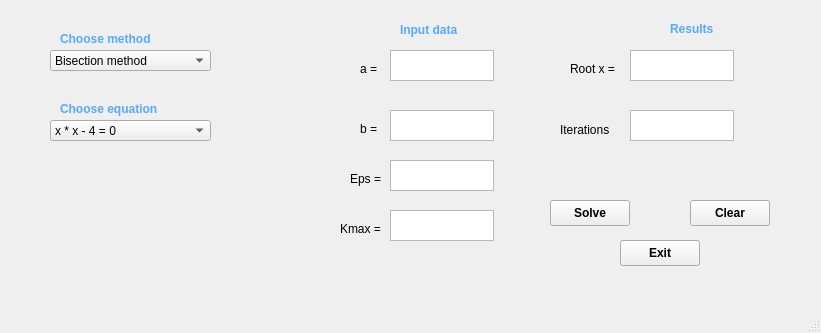
<?xml version="1.0" encoding="UTF-8"?>
<ui version="4.0">
 <class>MainWindow</class>
 <widget class="QMainWindow" name="MainWindow">
  <property name="geometry">
   <rect>
    <x>0</x>
    <y>0</y>
    <width>821</width>
    <height>333</height>
   </rect>
  </property>
  <property name="windowTitle">
   <string>MainWindow</string>
  </property>
  <widget class="QWidget" name="centralwidget">
   <widget class="QComboBox" name="comboBox">
    <property name="geometry">
     <rect>
      <x>50</x>
      <y>50</y>
      <width>161</width>
      <height>21</height>
     </rect>
    </property>
    <item>
     <property name="text">
      <string>Bisection method</string>
     </property>
    </item>
    <item>
     <property name="text">
      <string>Newton's method</string>
     </property>
    </item>
   </widget>
   <widget class="QLabel" name="label">
    <property name="geometry">
     <rect>
      <x>60</x>
      <y>30</y>
      <width>101</width>
      <height>18</height>
     </rect>
    </property>
    <property name="palette">
     <palette>
      <active>
       <colorrole role="WindowText">
        <brush brushstyle="SolidPattern">
         <color alpha="255">
          <red>85</red>
          <green>170</green>
          <blue>255</blue>
         </color>
        </brush>
       </colorrole>
       <colorrole role="Text">
        <brush brushstyle="SolidPattern">
         <color alpha="255">
          <red>0</red>
          <green>170</green>
          <blue>255</blue>
         </color>
        </brush>
       </colorrole>
       <colorrole role="BrightText">
        <brush brushstyle="SolidPattern">
         <color alpha="255">
          <red>85</red>
          <green>170</green>
          <blue>255</blue>
         </color>
        </brush>
       </colorrole>
       <colorrole role="HighlightedText">
        <brush brushstyle="SolidPattern">
         <color alpha="255">
          <red>85</red>
          <green>170</green>
          <blue>255</blue>
         </color>
        </brush>
       </colorrole>
      </active>
      <inactive>
       <colorrole role="WindowText">
        <brush brushstyle="SolidPattern">
         <color alpha="255">
          <red>85</red>
          <green>170</green>
          <blue>255</blue>
         </color>
        </brush>
       </colorrole>
       <colorrole role="Text">
        <brush brushstyle="SolidPattern">
         <color alpha="255">
          <red>0</red>
          <green>170</green>
          <blue>255</blue>
         </color>
        </brush>
       </colorrole>
       <colorrole role="BrightText">
        <brush brushstyle="SolidPattern">
         <color alpha="255">
          <red>85</red>
          <green>170</green>
          <blue>255</blue>
         </color>
        </brush>
       </colorrole>
       <colorrole role="HighlightedText">
        <brush brushstyle="SolidPattern">
         <color alpha="255">
          <red>85</red>
          <green>170</green>
          <blue>255</blue>
         </color>
        </brush>
       </colorrole>
      </inactive>
      <disabled>
       <colorrole role="BrightText">
        <brush brushstyle="SolidPattern">
         <color alpha="255">
          <red>85</red>
          <green>170</green>
          <blue>255</blue>
         </color>
        </brush>
       </colorrole>
       <colorrole role="HighlightedText">
        <brush brushstyle="SolidPattern">
         <color alpha="255">
          <red>85</red>
          <green>170</green>
          <blue>255</blue>
         </color>
        </brush>
       </colorrole>
      </disabled>
     </palette>
    </property>
    <property name="font">
     <font>
      <bold>true</bold>
     </font>
    </property>
    <property name="text">
     <string>Choose method</string>
    </property>
   </widget>
   <widget class="QComboBox" name="comboBox_2">
    <property name="geometry">
     <rect>
      <x>50</x>
      <y>120</y>
      <width>161</width>
      <height>21</height>
     </rect>
    </property>
    <item>
     <property name="text">
      <string>x * x - 4 = 0</string>
     </property>
    </item>
    <item>
     <property name="text">
      <string>3 * x - 4 * log(x) - 5 = 0</string>
     </property>
    </item>
    <item>
     <property name="text">
      <string>x*x*x - 6*x*x + 11*x - 6</string>
     </property>
    </item>
   </widget>
   <widget class="QLabel" name="label_2">
    <property name="geometry">
     <rect>
      <x>60</x>
      <y>100</y>
      <width>111</width>
      <height>18</height>
     </rect>
    </property>
    <property name="palette">
     <palette>
      <active>
       <colorrole role="WindowText">
        <brush brushstyle="SolidPattern">
         <color alpha="255">
          <red>85</red>
          <green>170</green>
          <blue>255</blue>
         </color>
        </brush>
       </colorrole>
      </active>
      <inactive>
       <colorrole role="WindowText">
        <brush brushstyle="SolidPattern">
         <color alpha="255">
          <red>85</red>
          <green>170</green>
          <blue>255</blue>
         </color>
        </brush>
       </colorrole>
      </inactive>
      <disabled/>
     </palette>
    </property>
    <property name="font">
     <font>
      <bold>true</bold>
     </font>
    </property>
    <property name="text">
     <string>Choose equation</string>
    </property>
   </widget>
   <widget class="QLabel" name="label_3">
    <property name="geometry">
     <rect>
      <x>360</x>
      <y>60</y>
      <width>31</width>
      <height>18</height>
     </rect>
    </property>
    <property name="text">
     <string>a =</string>
    </property>
   </widget>
   <widget class="QLabel" name="label_4">
    <property name="geometry">
     <rect>
      <x>360</x>
      <y>120</y>
      <width>31</width>
      <height>18</height>
     </rect>
    </property>
    <property name="text">
     <string>b =</string>
    </property>
   </widget>
   <widget class="QLabel" name="label_5">
    <property name="geometry">
     <rect>
      <x>350</x>
      <y>170</y>
      <width>41</width>
      <height>18</height>
     </rect>
    </property>
    <property name="text">
     <string>Eps =</string>
    </property>
   </widget>
   <widget class="QLabel" name="label_6">
    <property name="geometry">
     <rect>
      <x>570</x>
      <y>60</y>
      <width>58</width>
      <height>18</height>
     </rect>
    </property>
    <property name="text">
     <string>Root x =</string>
    </property>
   </widget>
   <widget class="QLabel" name="label_Iterations">
    <property name="geometry">
     <rect>
      <x>560</x>
      <y>120</y>
      <width>61</width>
      <height>20</height>
     </rect>
    </property>
    <property name="text">
     <string>Iterations</string>
    </property>
   </widget>
   <widget class="QPushButton" name="pushButton">
    <property name="geometry">
     <rect>
      <x>550</x>
      <y>200</y>
      <width>80</width>
      <height>26</height>
     </rect>
    </property>
    <property name="font">
     <font>
      <bold>true</bold>
     </font>
    </property>
    <property name="text">
     <string>Solve</string>
    </property>
   </widget>
   <widget class="QPushButton" name="pushButton_2">
    <property name="geometry">
     <rect>
      <x>690</x>
      <y>200</y>
      <width>80</width>
      <height>26</height>
     </rect>
    </property>
    <property name="font">
     <font>
      <bold>true</bold>
     </font>
    </property>
    <property name="text">
     <string>Clear</string>
    </property>
   </widget>
   <widget class="QPushButton" name="pushButton_3">
    <property name="geometry">
     <rect>
      <x>620</x>
      <y>240</y>
      <width>80</width>
      <height>26</height>
     </rect>
    </property>
    <property name="font">
     <font>
      <bold>true</bold>
     </font>
    </property>
    <property name="text">
     <string>Exit</string>
    </property>
   </widget>
   <widget class="QLabel" name="label_Kmax">
    <property name="enabled">
     <bool>true</bool>
    </property>
    <property name="geometry">
     <rect>
      <x>340</x>
      <y>220</y>
      <width>58</width>
      <height>18</height>
     </rect>
    </property>
    <property name="text">
     <string>Kmax =</string>
    </property>
   </widget>
   <widget class="QLabel" name="label_9">
    <property name="geometry">
     <rect>
      <x>400</x>
      <y>20</y>
      <width>71</width>
      <height>20</height>
     </rect>
    </property>
    <property name="palette">
     <palette>
      <active>
       <colorrole role="WindowText">
        <brush brushstyle="SolidPattern">
         <color alpha="255">
          <red>85</red>
          <green>170</green>
          <blue>255</blue>
         </color>
        </brush>
       </colorrole>
      </active>
      <inactive>
       <colorrole role="WindowText">
        <brush brushstyle="SolidPattern">
         <color alpha="255">
          <red>85</red>
          <green>170</green>
          <blue>255</blue>
         </color>
        </brush>
       </colorrole>
      </inactive>
      <disabled/>
     </palette>
    </property>
    <property name="font">
     <font>
      <bold>true</bold>
     </font>
    </property>
    <property name="text">
     <string>Input data</string>
    </property>
   </widget>
   <widget class="QLabel" name="label_10">
    <property name="geometry">
     <rect>
      <x>670</x>
      <y>20</y>
      <width>51</width>
      <height>18</height>
     </rect>
    </property>
    <property name="palette">
     <palette>
      <active>
       <colorrole role="WindowText">
        <brush brushstyle="SolidPattern">
         <color alpha="255">
          <red>85</red>
          <green>170</green>
          <blue>255</blue>
         </color>
        </brush>
       </colorrole>
      </active>
      <inactive>
       <colorrole role="WindowText">
        <brush brushstyle="SolidPattern">
         <color alpha="255">
          <red>85</red>
          <green>170</green>
          <blue>255</blue>
         </color>
        </brush>
       </colorrole>
      </inactive>
      <disabled/>
     </palette>
    </property>
    <property name="font">
     <font>
      <bold>true</bold>
     </font>
    </property>
    <property name="text">
     <string>Results</string>
    </property>
   </widget>
   <widget class="QTextEdit" name="textEdit_a">
    <property name="geometry">
     <rect>
      <x>390</x>
      <y>50</y>
      <width>104</width>
      <height>31</height>
     </rect>
    </property>
   </widget>
   <widget class="QTextEdit" name="textEdit_b">
    <property name="geometry">
     <rect>
      <x>390</x>
      <y>110</y>
      <width>104</width>
      <height>31</height>
     </rect>
    </property>
   </widget>
   <widget class="QTextEdit" name="textEdit_Eps">
    <property name="geometry">
     <rect>
      <x>390</x>
      <y>160</y>
      <width>104</width>
      <height>31</height>
     </rect>
    </property>
   </widget>
   <widget class="QTextEdit" name="textEdit_Kmax">
    <property name="enabled">
     <bool>true</bool>
    </property>
    <property name="geometry">
     <rect>
      <x>390</x>
      <y>210</y>
      <width>104</width>
      <height>31</height>
     </rect>
    </property>
   </widget>
   <widget class="QTextEdit" name="textEdit_x">
    <property name="geometry">
     <rect>
      <x>630</x>
      <y>50</y>
      <width>104</width>
      <height>31</height>
     </rect>
    </property>
   </widget>
   <widget class="QTextEdit" name="textEdit_Iterations">
    <property name="geometry">
     <rect>
      <x>630</x>
      <y>110</y>
      <width>104</width>
      <height>31</height>
     </rect>
    </property>
   </widget>
  </widget>
  <widget class="QMenuBar" name="menubar">
   <property name="geometry">
    <rect>
     <x>0</x>
     <y>0</y>
     <width>821</width>
     <height>23</height>
    </rect>
   </property>
  </widget>
  <widget class="QStatusBar" name="statusbar"/>
  <action name="action">
   <property name="text">
    <string>іваіва</string>
   </property>
  </action>
 </widget>
 <resources/>
 <connections/>
</ui>
